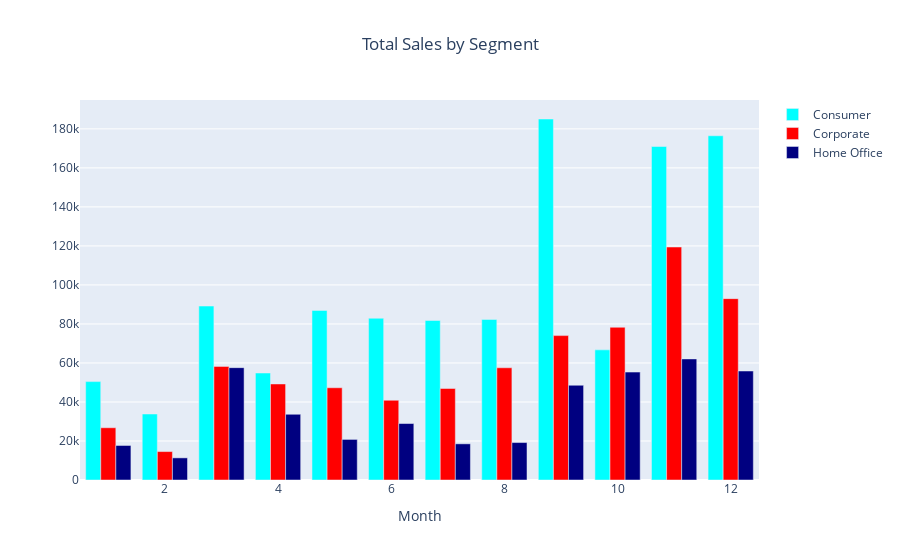

Notebook cell for this chart:
### Code cell
trace1 = go.Bar(
    x=df[df.Segment=='Consumer'].groupby('month')['Sales'].sum().index,
    y=df[df.Segment=='Consumer'].groupby('month')['Sales'].sum().values,
    name = 'Consumer',
    marker=dict(
        color = ('aqua')
    )
)

trace2 = go.Bar(
    x=df[df.Segment=='Corporate'].groupby('month')['Sales'].sum().index,
    y=df[df.Segment=='Corporate'].groupby('month')['Sales'].sum().values,
    name='Corporate',
    marker=dict(
        color = ('red')
    )
)

trace3 = go.Bar(
    x=df[df.Segment=='Home Office'].groupby('month')['Sales'].sum().index,
    y=df[df.Segment=='Home Office'].groupby('month')['Sales'].sum().values,
    name='Home Office',
    marker=dict(
        color = ('navy')
    )
)

layout = go.Layout(
    title={
        'text': "Total Sales by Segment",
        'x':0.5,
        'xanchor': 'center'}, xaxis = dict(title = 'Month')
)
data = [trace1,trace2,trace3]
fig2 = go.Figure(data=data, layout=layout)
fig2.show()

### Figure 1 — Plotly figure (JSON) as saved in the notebook; plotly's stock layout.template omitted (floating-point values rounded to 4 significant figures)
{"data": [{"marker": {"color": "aqua"}, "name": "Consumer", "type": "bar", "x": [1, 2, 3, 4, 5, 6, 7, 8, 9, 10, 11, 12], "y": [50440.0, 33830.0, 89170.0, 54850.0, 86930.0, 82910.0, 81770.0, 82320.0, 185100.0, 66710.0, 171000.0, 176500.0]}, {"marker": {"color": "red"}, "name": "Corporate", "type": "bar", "x": [1, 2, 3, 4, 5, 6, 7, 8, 9, 10, 11, 12], "y": [26790.0, 14580.0, 58240.0, 49230.0, 47290.0, 40860.0, 46920.0, 57530.0, 74020.0, 78290.0, 119400.0, 92970.0]}, {"marker": {"color": "navy"}, "name": "Home Office", "type": "bar", "x": [1, 2, 3, 4, 5, 6, 7, 8, 9, 10, 11, 12], "y": [17690.0, 11350.0, 57590.0, 33680.0, 20810.0, 28950.0, 18550.0, 19190.0, 48570.0, 55320.0, 62070.0, 55870.0]}], "layout": {"title": {"text": "Total Sales by Segment", "x": 0.5, "xanchor": "center"}, "xaxis": {"title": {"text": "Month"}}}}
